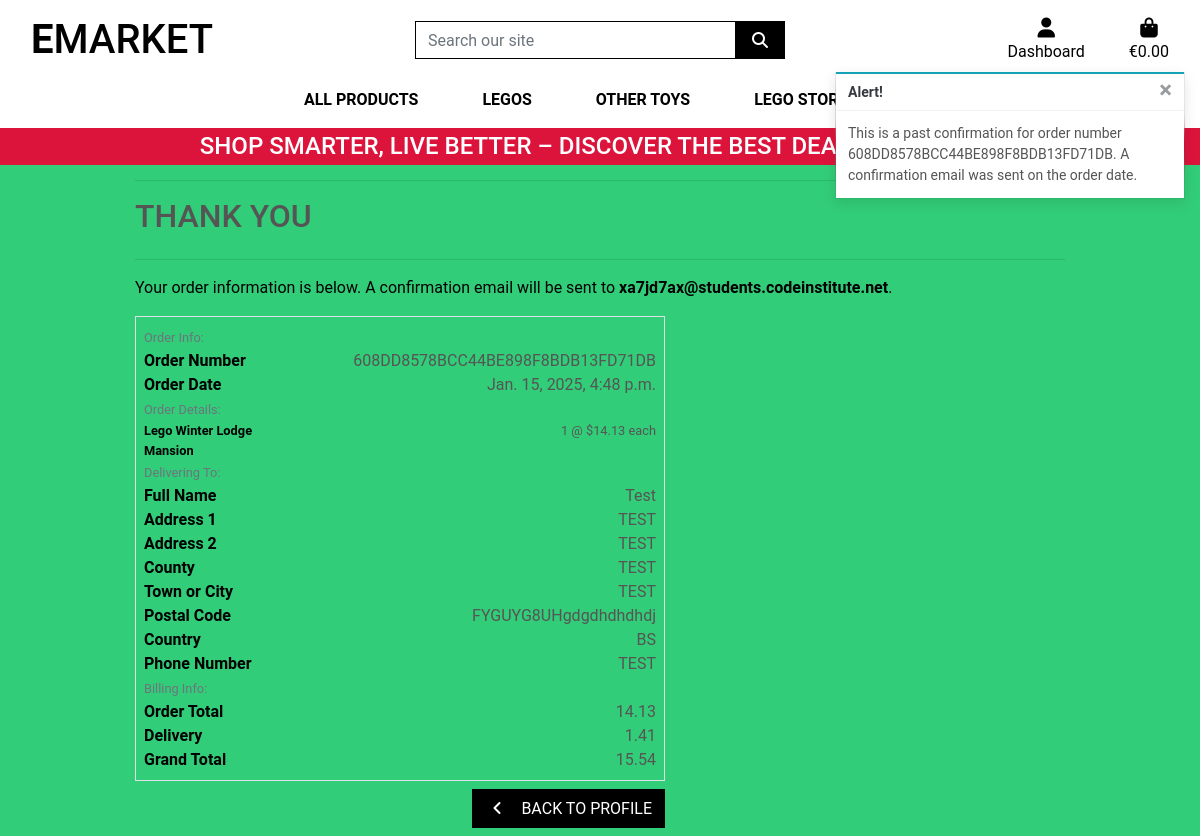
The app's page /profile/order_history/608DD8578BCC44BE898F8BDB13FD71DB, older data.
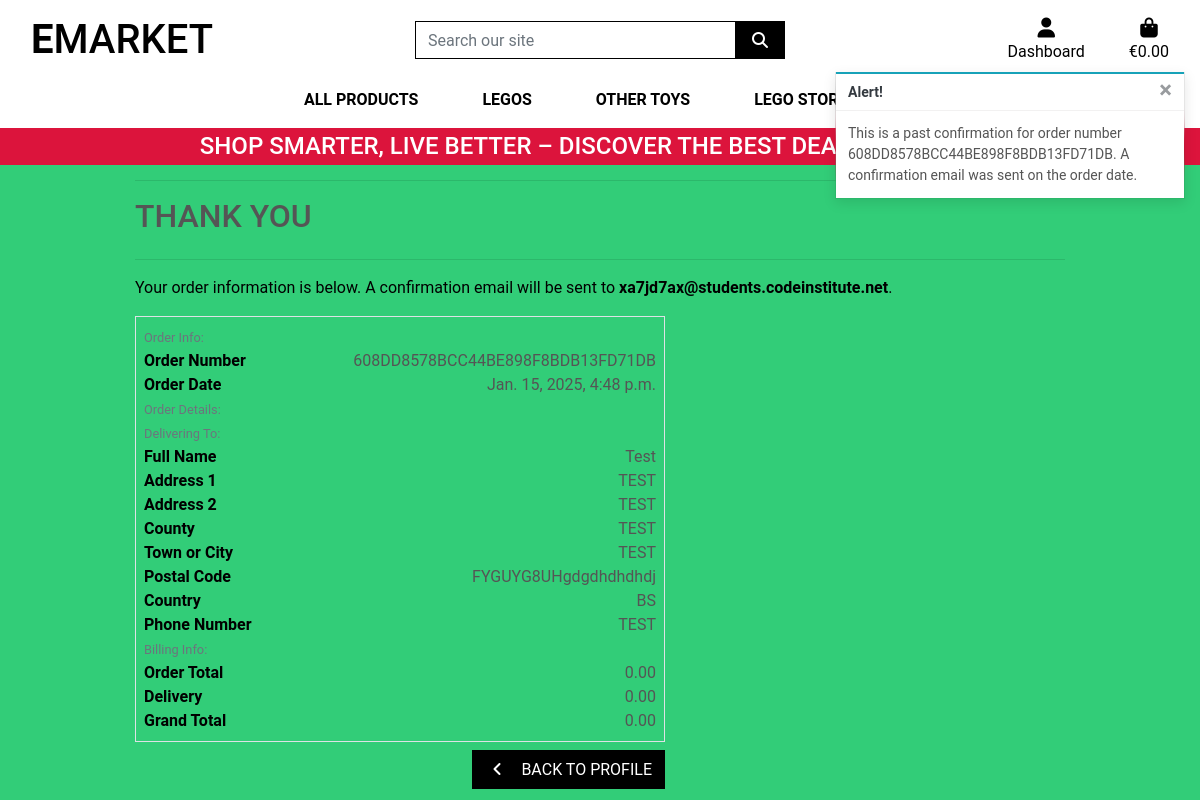
The same page, newer data.
### checkout/models.py (models this page shows, shortened)
class Order(models.Model):
    order_number = models.CharField(max_length=32, null=False, editable=False)
    user_profile = models.ForeignKey(UserProfile, on_delete=models.SET_NULL,
                                     null=True, blank=True,
                                     related_name='orders')
    full_name = models.CharField(max_length=50, null=False, blank=False)
    email = models.EmailField(max_length=254, null=False, blank=False)
    phone_number = models.CharField(max_length=20, null=False, blank=False)
    country = CountryField(blank_label='Country *', null=False, blank=False)
    postcode = models.CharField(max_length=20, null=True, blank=True)
    town_or_city = models.CharField(max_length=40, null=False, blank=False)
    street_address1 = models.CharField(max_length=80, null=False, blank=False)
    street_address2 = models.CharField(max_length=80, null=True, blank=True)
    county = models.CharField(max_length=80, null=True, blank=True)
    date = models.DateTimeField(auto_now_add=True)
    delivery_cost = models.DecimalField(max_digits=6, decimal_places=2,
                                        null=False, default=0)
    order_total = models.DecimalField(max_digits=10, decimal_places=2,
                                      null=False, default=0)
    grand_total = models.DecimalField(max_digits=10, decimal_places=2,
                                      null=False, default=0)
    original_bag = models.TextField(null=False, blank=False, default='')
    stripe_pid = models.CharField(max_length=254, null=False, blank=False,
                                  default='')

class OrderLineItem(models.Model):
    order = models.ForeignKey(Order, null=False, blank=False,
                              on_delete=models.CASCADE,
                              related_name='lineitems')
    product = models.ForeignKey(Product, null=False, blank=False,
                                on_delete=models.CASCADE)
    product_size = models.CharField(max_length=2, null=True,
                                    blank=True)  # XS, S, M, L, XL
    quantity = models.IntegerField(null=False, blank=False, default=0)
    lineitem_total = models.DecimalField(max_digits=6, decimal_places=2,
                                         null=False, blank=False,
                                         editable=False)

### products/models.py (models this page shows, shortened)
class Product(models.Model):
    category = models.ForeignKey('Category', null=True, blank=True, on_delete=models.SET_NULL)
    name = models.CharField(max_length=254)
    description = models.TextField()
    price = models.DecimalField(max_digits=6, decimal_places=2)
    age = models.CharField(max_length=50, null=True, blank=True)
    image = models.ImageField(null=True, blank=True)

### profiles/views.py (the view)
# urls.py: path('order_history/<order_number>',
def order_history(request, order_number):
    order = get_object_or_404(Order, order_number=order_number)
    messages.info(request, (
        f'This is a past confirmation for order number {order_number}. '
        'A confirmation email was sent on the order date.'
    ))
    template = 'checkout/checkout_success.html'
    context = {
        'order': order,
        'from_profile': True,
    }
    return render(request, template, context)

### checkout/templates/checkout/checkout_success.html (shortened to what this page needs)
{% extends "base.html" %}
{% load static %}
{% block extra_css %}
    <link rel="stylesheet" href="{% static 'checkout/css/checkout.css' %}">
{% endblock %}
{% block page_header %}
    <div class="container header-container">
    </div>
{% endblock %}
{% block content %}
    <div class="overlay"></div>
    <div class="container">
        <div class="row">
            <div class="col">
                <hr>
                <h2 class="logo-font mb-4">Thank You</h2>
                <hr>
                <p class="text-black">Your order information is below. A confirmation email will be sent to <strong>{{ order.email }}</strong>.</p>
            </div>
        </div>
        <div class="row">
            <div class="col-12 col-lg-7">
                <div class="order-confirmation-wrapper p-2 border">
                    <div class="row">
                        <div class="col">
                            <small class="text-muted">Order Info:</small>
                        </div>
                    </div>
                    <div class="row">
                        <div class="col-12 col-md-4">
                            <p class="mb-0 text-black font-weight-bold">Order Number</p>
                        </div>
                        <div class="col-12 col-md-8 text-md-right">
                            <p class="mb-0">{{ order.order_number }}</p>
                        </div>
                    </div>
                    <div class="row">
                        <div class="col-12 col-md-4">
                            <p class="mb-0 text-black font-weight-bold">Order Date</p>
                        </div>
                        <div class="col-12 col-md-8 text-md-right">
                            <p class="mb-0">{{ order.date }}</p>
                        </div>
                    </div>
                    <div class="row">
                        <div class="col">
                            <small class="text-muted">Order Details:</small>
                        </div>
                    </div>
                    {% for item in order.lineitems.all %}
                    <div class="row">
                        <div class="col-12 col-md-4">
                            <p class="small mb-0 text-black font-weight-bold">
                                {{ item.product.name }}{% if item.product_size %} - Size {{ item.product.size|upper }}{% endif %}
                            </p>
                        </div>
                        <div class="col-12 col-md-8 text-md-right">
                            <p class="small mb-0">{{ item.quantity }} @ ${{ item.product.price }} each</p>
                        </div>
                    </div>
                    {% endfor %}
                    <div class="row">
                        <div class="col">
                            <small class="text-muted">Delivering To:</small>
                        </div>
                    </div>
                    <div class="row">
                        <div class="col-12 col-md-4">
                            <p class="mb-0 text-black font-weight-bold">Full Name</p>
                        </div>
                        <div class="col-12 col-md-8 text-md-right">
                            <p class="mb-0">{{ order.full_name }}</p>
                        </div>
                    </div>
                    <div class="row">
                        <div class="col-12 col-md-4">
                            <p class="mb-0 text-black font-weight-bold">Address 1</p>
                        </div>
                        <div class="col-12 col-md-8 text-md-right">
                            <p class="mb-0">{{ order.street_address1 }}</p>
                        </div>
                    </div>
                    {% if order.street_address2 %}
                    <div class="row">
                        <div class="col-12 col-md-4">
                            <p class="mb-0 text-black font-weight-bold">Address 2</p>
                        </div>
                        <div class="col-12 col-md-8 text-md-right">
                            <p class="mb-0">{{ order.street_address1 }}</p>
                        </div>
                    </div>
                    {% endif %}
                    {% if order.county %}
                    <div class="row">
                        <div class="col-12 col-md-4">
                            <p class="mb-0 text-black font-weight-bold">County</p>
                        </div>
                        <div class="col-12 col-md-8 text-md-right">
                            <p class="mb-0">{{ order.county }}</p>
                        </div>
                    </div>
                    {% endif %}
                    <div class="row">
                        <div class="col-12 col-md-4">
                            <p class="mb-0 text-black font-weight-bold">Town or City</p>
                        </div>
                        <div class="col-12 col-md-8 text-md-right">
                            <p class="mb-0">{{ order.town_or_city }}</p>
                        </div>
                    </div>
                    {% if order.postcode %}
                    <div class="row">
                        <div class="col-12 col-md-4">
                            <p class="mb-0 text-black font-weight-bold">Postal Code</p>
                        </div>
                        <div class="col-12 col-md-8 text-md-right">
                            <p class="mb-0">{{ order.postcode }}</p>
                        </div>
                    </div>
                    {% endif %}
                    <div class="row">
                        <div class="col-12 col-md-4">
                            <p class="mb-0 text-black font-weight-bold">Country</p>
                        </div>
                        <div class="col-12 col-md-8 text-md-right">
                            <p class="mb-0">{{ order.country }}</p>
                        </div>
                    </div>
                    <div class="row">
                        <div class="col-12 col-md-4">
                            <p class="mb-0 text-black font-weight-bold">Phone Number</p>
                        </div>
                        <div class="col-12 col-md-8 text-md-right">
                            <p class="mb-0">{{ order.phone_number }}</p>
                        </div>
                    </div>
                    <div class="row">
                        <div class="col">
                            <small class="text-muted">Billing Info:</small>
                        </div>
                    </div>
                    <div class="row">
                        <div class="col-12 col-md-4">
                            <p class="mb-0 text-black font-weight-bold">Order Total</p>
                        </div>
                        <div class="col-12 col-md-8 text-md-right">
                            <p class="mb-0">{{ order.order_total }}</p>
                        </div>
                    </div>
                    <div class="row">
                        <div class="col-12 col-md-4">
                            <p class="mb-0 text-black font-weight-bold">Delivery</p>
                        </div>
                        <div class="col-12 col-md-8 text-md-right">
                            <p class="mb-0">{{ order.delivery_cost }}</p>
                        </div>
                    </div>
                    <div class="row">
                        <div class="col-12 col-md-4">
                            <p class="mb-0 text-black font-weight-bold">Grand Total</p>
                        </div>
                        <div class="col-12 col-md-8 text-md-right">
                            <p class="mb-0">{{ order.grand_total }}</p>
                        </div>
                    </div>
                </div>
            </div>
        </div>
        <div class="row">
			<div class="col-12 col-lg-7 text-right">
                {% if from_profile %}
                    <a href="{% url 'profile' %}" class="btn btn-black rounded-0 my-2">
                        <span class="icon mr-2">
                            <i class="fas fa-angle-left"></i>
                        </span>
                        <span class="text-uppercase">Back to Profile</span>
                    </a>
                {% endif %}
			</div>
		</div>
    </div>
{% endblock %}

Row changes from the older to the newer data that the page shows:
removed OrderLineItem: product.name "Lego Winter Lodge Mansion", quantity "1", product.price "14.13"
changed Order "xa7jd7ax@students.codeinstitute.net": order_total "14.13" → "0.00"; delivery_cost "1.41" → "0.00"; grand_total "15.54" → "0.00"
